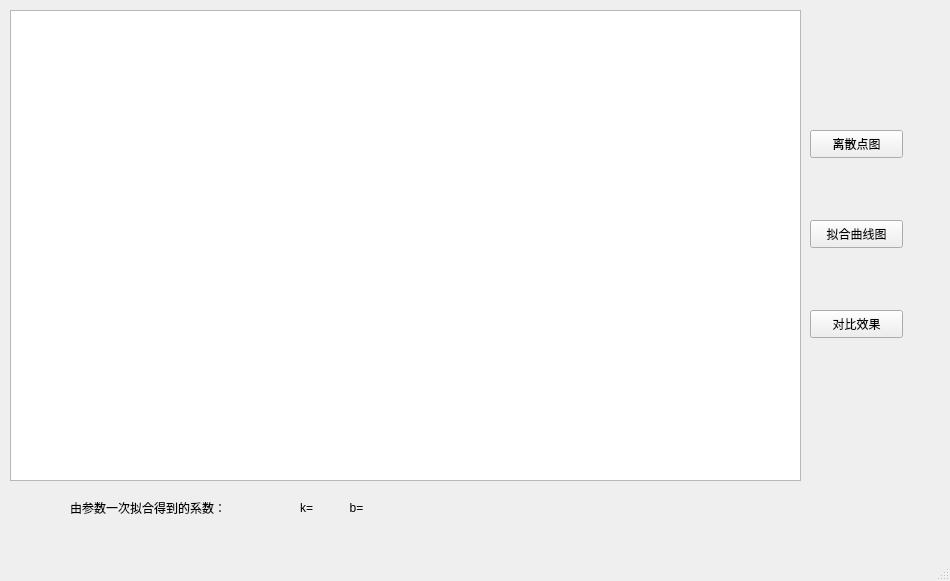
<?xml version="1.0" encoding="UTF-8"?>
<ui version="4.0">
 <class>Charts</class>
 <widget class="QMainWindow" name="Charts">
  <property name="geometry">
   <rect>
    <x>0</x>
    <y>0</y>
    <width>950</width>
    <height>581</height>
   </rect>
  </property>
  <property name="windowTitle">
   <string>MainWindow</string>
  </property>
  <widget class="QWidget" name="centralwidget">
   <widget class="QChartView" name="listWidget">
    <property name="geometry">
     <rect>
      <x>10</x>
      <y>10</y>
      <width>791</width>
      <height>471</height>
     </rect>
    </property>
   </widget>
   <widget class="QPushButton" name="pushButton_2">
    <property name="geometry">
     <rect>
      <x>810</x>
      <y>130</y>
      <width>93</width>
      <height>28</height>
     </rect>
    </property>
    <property name="text">
     <string>离散点图</string>
    </property>
   </widget>
   <widget class="QPushButton" name="pushButton_3">
    <property name="geometry">
     <rect>
      <x>810</x>
      <y>220</y>
      <width>93</width>
      <height>28</height>
     </rect>
    </property>
    <property name="text">
     <string>拟合曲线图</string>
    </property>
   </widget>
   <widget class="QPushButton" name="pushButton_4">
    <property name="geometry">
     <rect>
      <x>810</x>
      <y>310</y>
      <width>93</width>
      <height>28</height>
     </rect>
    </property>
    <property name="text">
     <string>对比效果</string>
    </property>
   </widget>
   <widget class="QLabel" name="label">
    <property name="geometry">
     <rect>
      <x>70</x>
      <y>500</y>
      <width>201</width>
      <height>16</height>
     </rect>
    </property>
    <property name="text">
     <string>由参数一次拟合得到的系数：</string>
    </property>
   </widget>
   <widget class="QLabel" name="label_2">
    <property name="geometry">
     <rect>
      <x>300</x>
      <y>500</y>
      <width>311</width>
      <height>16</height>
     </rect>
    </property>
    <property name="text">
     <string>k=           b=</string>
    </property>
   </widget>
  </widget>
  <widget class="QMenuBar" name="menubar">
   <property name="geometry">
    <rect>
     <x>0</x>
     <y>0</y>
     <width>950</width>
     <height>26</height>
    </rect>
   </property>
  </widget>
  <widget class="QStatusBar" name="statusbar"/>
 </widget>
 <customwidgets>
  <customwidget>
   <class>QChartView</class>
   <extends>QListWidget</extends>
   <header>qchartview.h</header>
  </customwidget>
 </customwidgets>
 <resources/>
 <connections/>
</ui>
